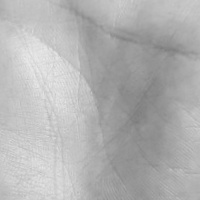
#> input picture palmprint-ml/debug_inputs/debug_input_161058_849257.jpg, 200 x 200 px
$ python -i extractor.py   (imports and definitions only)   (older library calls are emulated)
#> lines starting #> are read from the running program, lines starting #| are printed output that depends on the picture
#> further down, picture is the input picture: shape (200, 200); min 124, max 234, mean 178.3
"""
app/services/extractor.py
=========================
Inti logika ML untuk ekstraksi fitur palmprint.
SINKRON 100% dengan training pipeline (Config class):
  - IMAGE_SIZE=128, HOG_ORIENT=9, HOG_PIXELS=16, HOG_CELLS=2
  - SGF_ANGLES = 0-180 step 15 (12 sudut), pakai |FR| sebelum mean/std
  - HOG block_norm='L2-Hys', bobot kombinasi HOG:SGF = 0.85:0.15
  - Gabor dual-scale (8 theta x 2 scale = 16 kernel): (3.5,12.0) & (2.0,7.0)
  - Sharpen addWeighted(1.5, gaussian, -0.5)
  - CLAHE clip=1.5, tile=8x8
  - Tanpa StandardScaler
  - augment_roi (13 jenis gangguan, n_aug=6) untuk skema registrasi 21 vector/user

REVISI: Threshold identifikasi 1:N sekarang pakai DUA parameter (hasil Cell 7I):
  - threshold_sim.pkl    : batas minimum cosine similarity skor kandidat #1
  - threshold_margin.pkl : batas minimum selisih skor kandidat #1 - kandidat #2
  Mode verifikasi 1:1 (extract_from_roi / extract_from_roi_batch_register) TETAP
  memakai nama field 'threshold' di return dict (bukan 'threshold_sim') supaya
  AbsensiController.php (flow 1:1) tidak perlu diubah sama sekali.
"""

import os
import sys
import cv2
import numpy as np
import joblib
from app.target_pca import TargetPCA
from skimage.feature import hog
import datetime

# =====================================================================
# PATH SETUP
# =====================================================================
BASE_DIR = os.path.dirname(os.path.dirname(os.path.dirname(os.path.abspath(__file__))))
MODELS_DIR = os.path.join(BASE_DIR, "models")

if BASE_DIR not in sys.path:
    sys.path.insert(0, BASE_DIR)

# =====================================================================
# KONFIGURASI — WAJIB SAMA PERSIS DENGAN TRAINING PIPELINE (Config class)
# =====================================================================
ROI_SIZE = 128
IMAGE_SIZE = 128

HOG_ORIENT = 9
HOG_PIXELS = 16
HOG_CELLS = 2
HOG_BLOCK_NORM = "L2-Hys"

HOG_SGF_WEIGHT = 0.85
SGF_ANGLES = np.deg2rad(np.arange(0, 180, 15))

CLAHE_CLIP = 1.5
CLAHE_TILE = (8, 8)

# Gabor Filter Bank — dual-scale, 8 theta (step 22.5 derajat) = 16 kernel total
GABOR_KSIZE = 21
GABOR_GAMMA = 0.5
GABOR_THETAS = np.deg2rad([0, 22.5, 45, 67.5, 90, 112.5, 135, 157.5])
GABOR_SCALES = [
    {"sigma": 3.5, "lambda": 12.0},  # Principal lines
    {"sigma": 2.0, "lambda": 7.0},   # Wrinkles & ridge features (sebelumnya salah: 1.2/4.0)
]

# Augmentasi registrasi — HARUS sama dengan augment_template_only() di notebook
N_AUG_PER_TEMPLATE = 6  # 1 foto asli -> 6 augmented -> 3 foto x 7 = 21 vector/user

# =====================================================================
# LOAD ARTEFAK MODEL (PCA & THRESHOLD SIMILARITY + MARGIN)
# =====================================================================
# [13 lines not run here, left out]


# =====================================================================
# STEP 1 — NORMALISASI PENCAHAYAAN (DoG)
# =====================================================================
def normalize_illumination(img_gray, sigma_small=1.0, sigma_large=5.0):
#> called with sigma_small = 1, sigma_large = 5
    img_f = img_gray.astype(np.float32)

    # 1. Bikin dua versi blur
    g_small = cv2.GaussianBlur(img_f, (0, 0), sigmaX=sigma_small)
    g_large = cv2.GaussianBlur(img_f, (0, 0), sigmaX=sigma_large)

    # 2. Kurangi untuk menghilangkan bayangan/iluminasi (DoG)
    dog = g_small - g_large
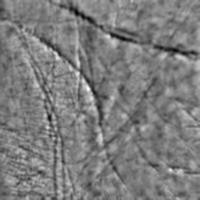
#> dog: shape (200, 200) float32; min -13.43, max 13.88, mean 0.00304; drawn with min black and max white
    dog = dog - dog.mean()

    # 3. Percentile Clip (1, 99) untuk potong outlier piksel
    lo, hi = np.percentile(dog, [1, 99])
#> lo = -7.22; hi = 6.26
    dog_clipped = np.clip(dog, lo, hi)
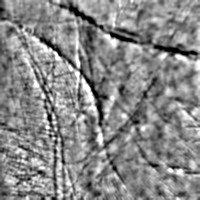
#> dog_clipped: shape (200, 200) float32; min -7.22, max 6.26, mean 0.00379; drawn with min black and max white

    # 4. Normalisasi akhir ke range 0-255 agar kontras maksimal
    return cv2.normalize(dog_clipped, None, 0, 255, cv2.NORM_MINMAX).astype(np.uint8)


# =====================================================================
# STEP 2 — ENHANCEMENT (Gabor dual-scale + CLAHE)
# =====================================================================
def enhance_gabor(img_gray: np.ndarray, use_dog: bool = True) -> np.ndarray:
    """
    Gabor filter bank dual-scale (2 sigma/lambda x 8 theta = 16 kernel),
    dikombinasikan 0.4*max + 0.6*mean, dilanjutkan CLAHE.
    SINKRON dengan enhance_gabor() di training (Config.GABOR_*).
    """
    if use_dog:
        img_gray = normalize_illumination(img_gray)

    responses = []
    img_f = img_gray.astype(np.float32)

    for scale in GABOR_SCALES:
        for theta in GABOR_THETAS:
            kernel = cv2.getGaborKernel(
                ksize=(GABOR_KSIZE, GABOR_KSIZE),
                sigma=scale["sigma"],
                theta=theta,
                lambd=scale["lambda"],
                gamma=GABOR_GAMMA,
                psi=0,
                ktype=cv2.CV_32F,
            )
            resp = cv2.filter2D(img_f, cv2.CV_32F, kernel)
            responses.append(np.abs(resp))
#> after the loop, responses = 16 items

    gabor_max = np.max(responses, axis=0)
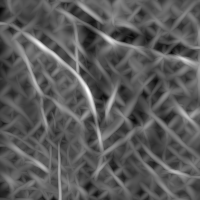
#> gabor_max: shape (200, 200) float32; min 1676.2, max 10837.8, mean 4923.8; drawn with min black and max white
    gabor_mean = np.mean(responses, axis=0)
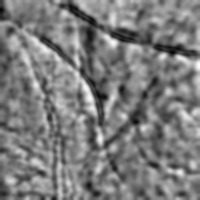
#> gabor_mean: shape (200, 200) float32; min 595.7, max 4564.9, mean 2538.2; drawn with min black and max white
    combined = 0.4 * gabor_max + 0.6 * gabor_mean
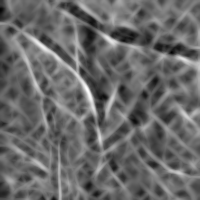
#> combined: shape (200, 200) float32; min 1079.8, max 6941.7, mean 3492.4; drawn with min black and max white

    combined = cv2.normalize(combined, None, 0, 255, cv2.NORM_MINMAX).astype(np.uint8)
    clahe = cv2.createCLAHE(clipLimit=CLAHE_CLIP, tileGridSize=CLAHE_TILE)
    return clahe.apply(combined)
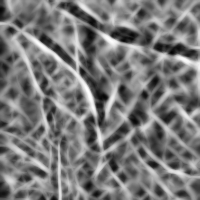
#> returned value: shape (200, 200); min 1, max 255, mean 120.7


# =====================================================================
# STEP 2B — SHARPEN & RESIZE
# =====================================================================
# [362 lines left out: functions sharpen_and_resize, extract_hog_sgf, preprocess_and_extract, augment_roi, check_image_quality, _decode_and_prepare_roi and 6 more, not called in this run]

>>> import cv2
>>> picture = cv2.imread('../../debug_inputs/debug_input_161058_849257.jpg', cv2.IMREAD_GRAYSCALE)
>>> result = enhance_gabor(picture)

$ run again, on palmprint-ml/debug_inputs/debug_input_161059_069250.jpg
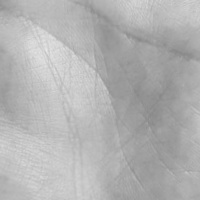
#> input picture palmprint-ml/debug_inputs/debug_input_161059_069250.jpg, 200 x 200 px
#> picture is the input picture: shape (200, 200); min 136, max 234, mean 178
#> in normalize_illumination, `dog = g_small - g_large`:
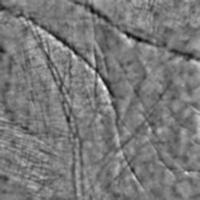
#> dog: shape (200, 200) float32; min -15.34, max 16.95, mean 0.00557; drawn with min black and max white
#> lo = -8.03; hi = 6.93
#> after the loop in enhance_gabor, `for scale in GABOR_SCALES:`: responses = 16 items
#> in enhance_gabor, `return clahe.apply(combined)`:
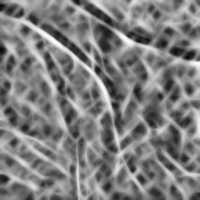
#> returned value: shape (200, 200); min 1, max 255, mean 125.9
